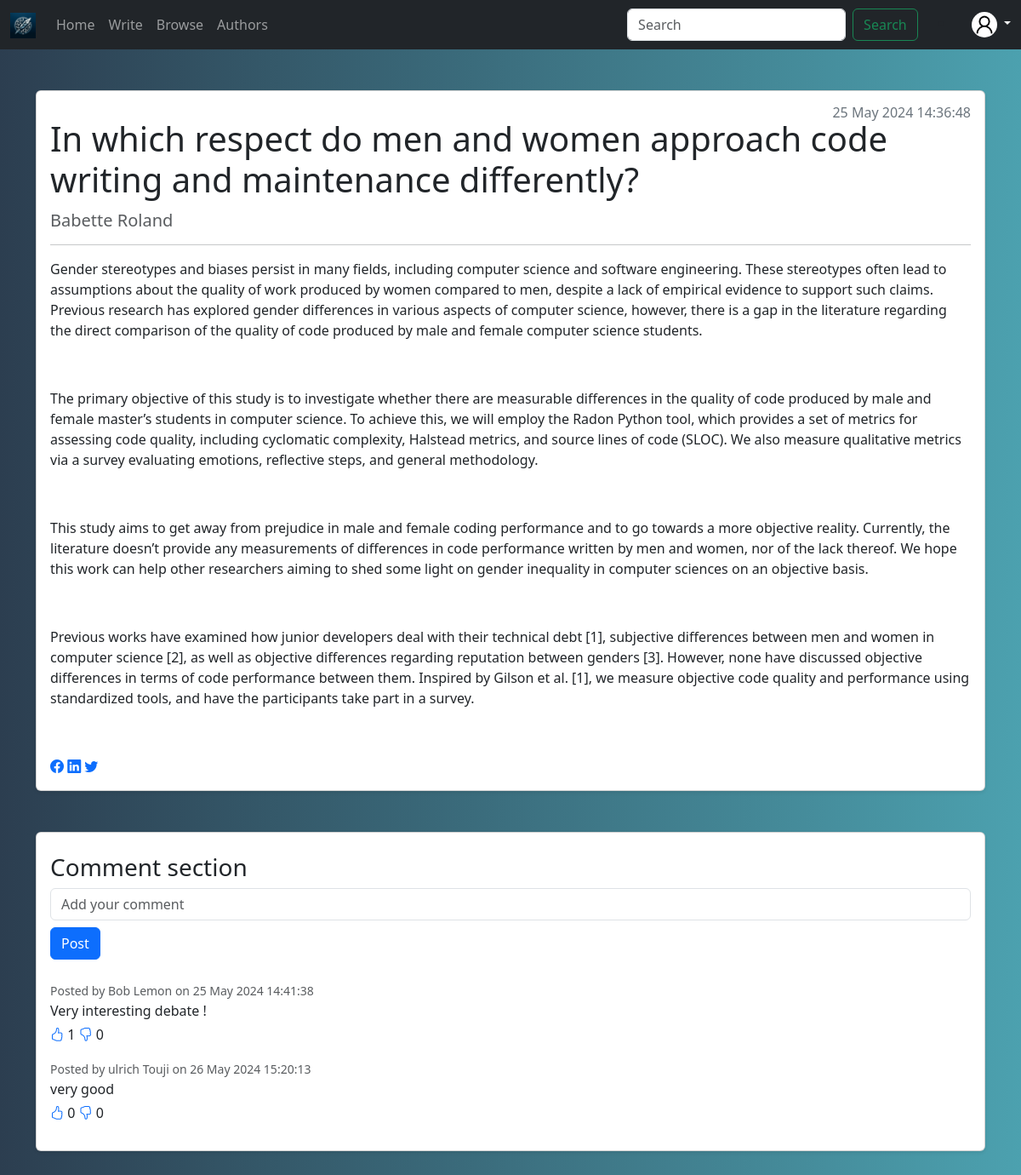
Screenshot of /articles/read/1 with the database file from the repository.
### projet/models.py (models this page shows)
class Article(Base):
    __tablename__ = "articles"
    id = Column(Integer, primary_key=True)
    body = Column(String, index=True)
    title = Column(String, index=True)
    created_at = Column(DateTime, server_default=func.now())
    author_id = Column(String(72), ForeignKey("users.id"))
    likes = Column(Integer, default=0)
    dislikes = Column(Integer, default=0)
    author = relationship("User", back_populates="articles")
    comments = relationship("Comment", back_populates="article")
    likes_dislikes_article = relationship("LikeDislikeArticle", back_populates="article")

class User(Base):
    __tablename__ = 'users'
    id = Column(String(72), primary_key=True)
    first_name = Column(String(72))
    last_name = Column(String(72))
    email = Column(String(72), unique=True)
    password = Column(String(72))
    is_active = Column(Boolean, default=True)
    group = Column(String(2048), nullable=True)
    articles = relationship("Article", back_populates="author")
    comments = relationship("Comment", back_populates="author")
    likes_dislikes_article = relationship("LikeDislikeArticle", back_populates="user")
    likes_dislikes_comment = relationship("LikeDislikeComments", back_populates="user")
    subscriptions = relationship("Subscription", foreign_keys=[Subscription.user_id], back_populates="user")
    subscribers = relationship("Subscription", foreign_keys=[Subscription.author_id], back_populates="author")

class Comment(Base):
    __tablename__ = 'comments'
    id = Column(Integer, primary_key=True)
    body = Column(String, index=True)
    article_id = Column(Integer, ForeignKey("articles.id"))
    author_id = Column(String(72), ForeignKey("users.id"))
    created_at = Column(DateTime, server_default=func.now())
    likes = Column(Integer, default=0)
    dislikes = Column(Integer, default=0)
    article = relationship("Article", back_populates="comments")
    author = relationship("User", back_populates="comments")
    likes_dislikes_comments = relationship("LikeDislikeComments", back_populates="comment")

### projet/routes/articles.py (the view)
@router.get("/read/{article_id}")
def read_article(request: Request, article_id: int, db: Session = Depends(get_db)):
    article = db.query(models.Article).get(article_id)
    article.comments = db.query(models.Comment).filter(models.Comment.article_id == article_id).all()
    return templates.TemplateResponse(
        "read_article.html",  # Template file path.
        context={
            'request': request,  # Template context data.
            'article': article
        }
    )

### projet/templates/read_article.html (shortened to what this page needs)
{% extends "base.html" %}
{% block content %}
{% include 'navbar.html' %}
<div class="container my-5">
    <div class="card shadow-sm">
        <div class="card-body">
            <h1 class="card-title my-3">{{ article.title }}</h1>
            <h5 class="card-subtitle mb-2 text-muted">{{ article.author.first_name }} {{ article.author.last_name }}</h5>
            <h6 class="text-secondary position-absolute top-0 end-0 m-3">{{ article.created_at.strftime("%d %b %Y %X") }}</h6>
            <hr>
            <div class="card-text">
                {{ article.body|safe }}
            </div>
            <a href="https://www.facebook.com/sharer/sharer.php?u={{request.url}}" class="bi bi-facebook" target="_blank"></a>
            <a href="https://www.linkedin.com/share?id={{request.url}}" class="bi bi-linkedin" target="_blank"></a>
            <a href="http://www.twitter.com/share?url={{request.url}}" class="bi bi-twitter" target="_blank"></a>
        </div>
    </div>
</div>
<div class="container my-5">
    <div class="card shadow-sm p-3">
        <h3 class="mt-2">Comment section</h3>
        <form action="/articles/add_comment/{{ article.id }}" method="post">
            <input type="text" name="comment" id="comment" placeholder="Add your comment" class="form-control mb-2">
            <button type="submit" class="btn btn-primary mb-4">Post</button>
        </form>
        <div id="comments-list">
            {% for com in article.comments %}
            <div class="comment mb-3">
                <small class="text-muted">Posted by {{ com.author.first_name }} {{ com.author.last_name }} on {{ com.created_at.strftime("%d %b %Y %X") }}</small>
                <p class="mb-1">{{ com.body }}</p>
                <span>
                    <a href="/articles/comments/like/{{ article.id }}/{{ com.id }}" class="bi bi-hand-thumbs-up"></a>
                    <span>{{ com.likes }}</span>
                </span>
                <span>
                    <a href="/articles/comments/dislike/{{ article.id }}/{{ com.id }}" class="bi bi-hand-thumbs-down"></a>
                    <span>{{ com.dislikes }}</span>
                </span>
            </div>
            {% endfor %}
        </div>
    </div>
</div>
{% endblock %}

### static/style.css (style rules this page uses)
body { background: linear-gradient(to right, #2c3e50, #4ca1af); }

### rows the page displays
Article: title "In which respect do men and women approach code writing and maintenance differently?", created_at "25 May 2024 14:36:48", body "Gender stereotypes and biases persist in many fields, including computer science and software engineering. These stereotypes often lead to assumptions about the quality of work produced by women compared to men, despite a lack of empirical evidence to support such claims. Previous research has explored gender differences in various aspects of computer science, however, there is a gap in the literature regarding the direct comparison of the quality of code produced by male and female computer science students. The primary objective of this study is to investigate whether there are measurable differences in the quality of code produced by male and female master’s students in computer science.…"
User: author.first_name "Babette", author.last_name "Roland"
Comment: author.first_name "Bob", author.last_name "Lemon", created_at "25 May 2024 14:41:38", body "Very interesting debate !", likes "1", dislikes "0"
Comment: author.first_name "ulrich", author.last_name "Touji", created_at "26 May 2024 15:20:13", body "very good", likes "0", dislikes "0"
